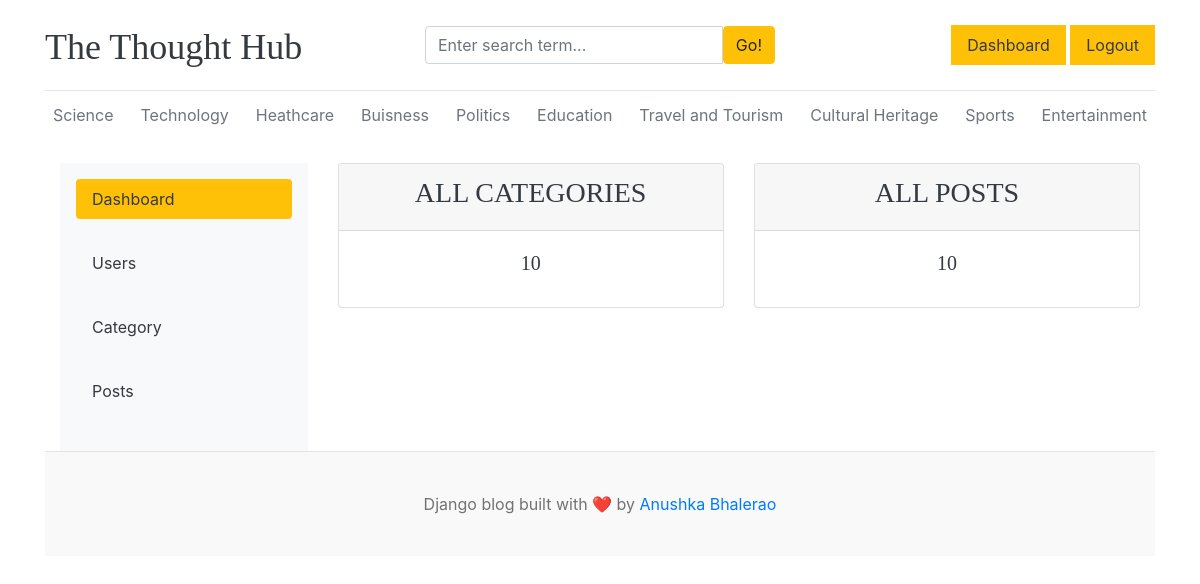
The page /dashboard/ (signed in) on the database its author committed.
### blogs/models.py (models this page shows, shortened)
class Category(models.Model):
    category_name = models.CharField(max_length=50, unique=True)
    created_at = models.DateTimeField(auto_now_add=True)
    updated_at = models.DateTimeField(auto_now=True)
    class Meta:
        verbose_name_plural = 'Categories'

### dashboard/views.py (the view)
# urls.py: path('dashboard/', include('dashboard.urls'))
@login_required(login_url='login')
def dashboard(request):
    category_count = Category.objects.all().count()
    blogs_count = Blogs.objects.all().count()
    context = {
        'category_count' : category_count,
        'blog_count' : blogs_count
    }
    return render(request, 'dashboard/dashboard.html',context )  # Ensure this template exists

### blogs/context_processors.py (called while the page is built)
def get_categories(request):
    categories = Category.objects.all()
    return {'categories': Category.objects.all()}  # Used a dictionary with a proper key

### templates/dashboard/dashboard.html
{% extends '../base/base.html' %}
{% block content %}
<div class="container mt-4">
    <div class="row">
    {% include './leftsidebar.html' %}
<div class="col-md-9">
    <div class="row">
        <div class="col-md-6">
            <div class="card border-default mb-3">
                <div class="card-header text-center text-uppercase font-weight-bold">
                    <h3 class="text-dark">ALL CATEGORIES</h3>
                </div>
                <div class="card-body text-dark">
                    <h5 class="card-title text-center">{{ category_count }}</h5>
                </div>
            </div>
        </div>
        <div class="col-md-6">
            <div class="card border-default mb-3">
                <div class="card-header text-center text-uppercase font-weight-bold">
                    <h3 class="text-dark">ALL POSTS</h3>
                </div>
                <div class="card-body text-dark">
                    <h5 class="card-title text-center">{{ blog_count }}</h5>
                </div>
            </div>
        </div>
    </div>
</div>
    </div>
</div>
{% endblock %}

### templates/base/header.html (shortened to what this page needs)
{% load static %}
<!DOCTYPE html>
<html lang="en">
<head>
    <link href="https://getbootstrap.com/docs/4.0/dist/css/bootstrap.min.css" rel="stylesheet">
    <link rel="stylesheet" href="{% static 'css/blog.css' %}">
<link rel="stylesheet" href="https://cdnjs.cloudflare.com/ajax/libs/font-awesome/6.4.2/css/all.min.css">
</head>
<body>
    <div class="container">
        <header class="blog-header py-3">
            <div class="row flex-nowrap justify-content-between align-items-center">
                <div class="col-4 pt-1">
                    <a class="blog-header-logo text-dark" href="/">The Thought Hub</a>
                </div>
                <div class="col-4">
                    <form action= "{%url 'search'%}" method "GET">
                        <div class="input-group">
                            <input class="form-control" name = "keyword" type="text" placeholder="Enter search term..." aria-label="Enter search term..." aria-describedby="button-search" />
                            <button type = "submit" class="btn btn-warning" id="button-search" type="button">Go!</button>
                        </div>
                    </form>
                </div>
                <div class="col-4 d-flex justify-content-end align-items-center">
                    {% if not user.is_authenticated %}
                    <a class="btn btn-sm btn-warning" href="{% url 'login' %}">Login</a> &nbsp;
                    <a class="btn btn-sm btn-outline-secondary" href="{% url 'register'%}">Register</a>
                    {% else %}
                    <span><a href = "{% url 'dashboard' %}" class="nav-link text-dark btn-btn btn-warning">Dashboard</a></span> &nbsp;
                    <span><a href="{% url 'logout' %}" class="nav-link text-dark btn-btn btn-warning">Logout</a></span>
                    {% endif %}
                </div>
            </div>
        </header>
        <div class="nav-scroller py-1 mb-2">
            <nav class="nav d-flex justify-content-between">
                {% for cat in categories %}
                <a class="p-2 text-muted" href="{% url 'blogs:posts_by_category' cat.id %}">
                    {{ cat.category_name }}
                </a>
                {% empty %}
                    <span class="p-2 text-muted">No categories available</span>
                {% endfor %}
            </nav>
        </div>

### static/css/blog.css (style rules this page uses)
.blog-header { border-bottom: 1px solid #e5e5e5; }
.blog-header-logo { font-family: "Playfair Display", Georgia, "Times New Roman", serif; font-size: 2.25rem; }
h1, h2, h3, h4, h5, h6 { font-family: "Playfair Display", Georgia, "Times New Roman", serif; }

### rows shown on the page
Category: category_name "Science"
Category: category_name "Technology"
Category: category_name "Heathcare"
Category: category_name "Buisness"
Category: category_name "Politics"
Category: category_name "Education"
Category: category_name "Travel and Tourism"
Category: category_name "Cultural Heritage"
Category: category_name "Sports"
Category: category_name "Entertainment"

### other values the page prints
{{ category_count }} "10"
{{ blog_count }} "10"
